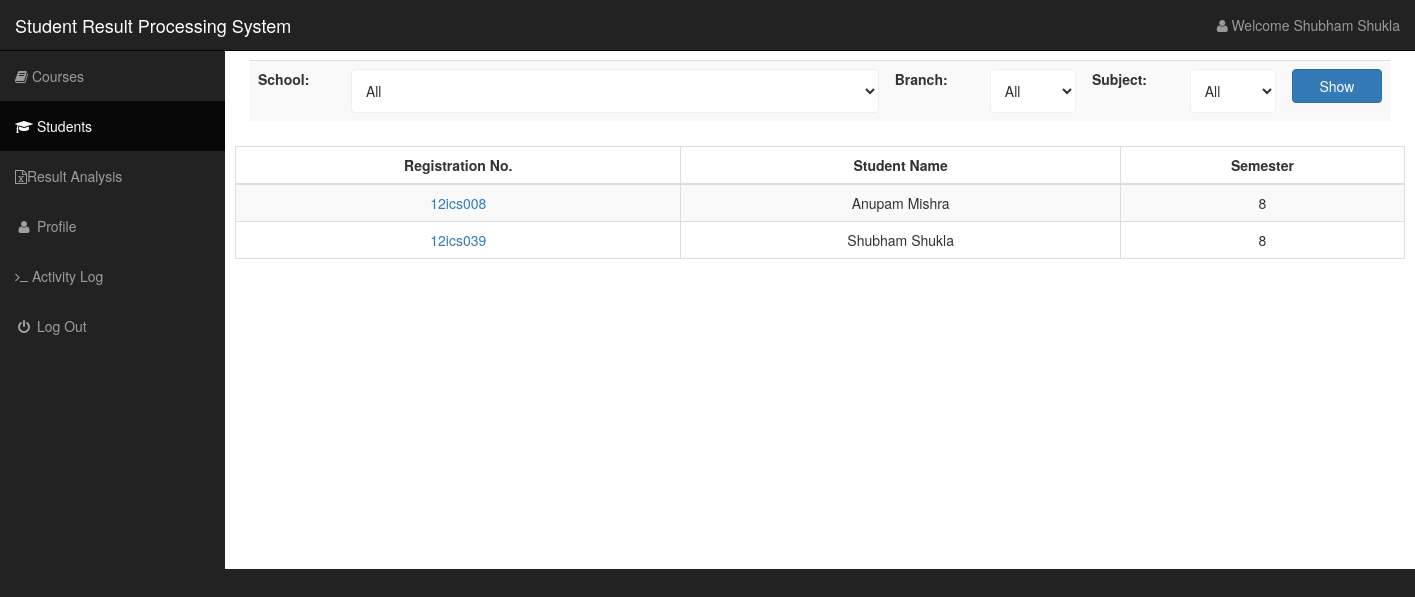
/views/student.php (signed in), run on the app's committed database.
### tables this page shows
CREATE TABLE IF NOT EXISTS `users` (
  `email` varchar(55) NOT NULL,
  `password` varchar(50) NOT NULL,
  `firstName` text NOT NULL,
  `lastName` text NOT NULL,
  `school` varchar(5) NOT NULL,
  `designation` varchar(5) NOT NULL,
  `officeNumber` varchar(12) NOT NULL,
  `gender` text NOT NULL,
  `timeReg` datetime NOT NULL DEFAULT CURRENT_TIMESTAMP,
  PRIMARY KEY (`email`)
);

CREATE TABLE IF NOT EXISTS `student` (
  `regNo` varchar(10) NOT NULL,
  `stuFirstName` text NOT NULL,
  `stuLastName` text NOT NULL,
  `college` varchar(20) NOT NULL,
  `branch` varchar(20) NOT NULL,
  `semester` int(3) NOT NULL,
  PRIMARY KEY (`regNo`)
);

### views/student.php (the view, shortened to what this page needs)
<?php
include ("../phpIncludes/connectMySQL.php");
$username = $_SESSION['username'];
$sql_query = "SELECT firstName, lastName FROM users WHERE email='$username'";
$result = $link->query($sql_query);
$rows= mysqli_fetch_array($result);
$fname = $rows['firstName'];
$lname = $rows['lastName'];
?>
<!DOCTYPE html>
<html lang="en">
<head>
    <link href="http://localhost/studentMarks/sideBar/css/bootstrap.min.css" rel="stylesheet">
    <link href="http://localhost/studentMarks/sideBar/css/sb-admin.css" rel="stylesheet">
    <link href="http://localhost/studentMarks/sideBar/css/plugins/morris.css" rel="stylesheet">
    <link href="http://localhost/studentMarks/sideBar/font-awesome/css/font-awesome.min.css" rel="stylesheet" type="text/css">
</head>
<body>
    <div id="wrapper">
        <nav class="navbar navbar-inverse navbar-fixed-top" role="navigation">
            <div class="navbar-header">
                <a class="navbar-brand" href="http://localhost/studentMarks/views/landingPageMain.php">Student Result Processing System</a>
            </div>
            <ul class="nav navbar-right top-nav">
                <li class="dropdown">
                    <a href="#" class="dropdown-toggle" data-toggle="dropdown"><i class="fa fa-user"></i> Welcome <?php echo $fname." ".$lname;?> </a>
                </li>
            </ul>
            <div class="collapse navbar-collapse navbar-ex1-collapse">
                <ul class="nav navbar-nav side-nav">
                    <li>
                        <a href="http://localhost/studentMarks/views/landingPageMain.php" ><i class="fa fa-book"></i>
 Courses</a>
                    </li>
                    <li class="active">
                        <a href="http://localhost/studentMarks/views/student.php"><i class="fa fa-graduation-cap"></i> Students</a>
                    </li>
                    <li>
                        <a href="http://localhost/studentMarks/views/exams.php"><i class="fa fa-file-excel-o"></i>Result Analysis</a>
                    </li>
                                  <li>
                            <a href="http://localhost/studentMarks/views/profile.php"><i class="fa fa-fw fa-user"></i> Profile</a>
                        </li>
                        <li>
                        <a href="http://localhost/studentMarks/views/activity.php"><i class="fa fa-terminal"></i> Activity Log</a>
                    </li>
                                                <li>
                            <a href="http://localhost/studentMarks/views/logout.php"><i class="fa fa-fw fa-power-off"></i> Log Out</a></li>
                </ul>
            </div>
        </nav>
        <div id="page-wrapper">
            <div id="container-fluid">
            <div class="container">
  <div class="row">
    <div class="col-xs-12">
      <div class="table-responsive">
        <table class="table table-bordred table-striped">
          <tbody>
            <tr>
			<form action="" method="get" >
              <td><label>School:
                    </label></td>
              <td><select  name="school" class = "demoInputBox" onChange="getState(this.value);">
						<option value="">All</option>
                     </select></td>
                    <td><label>Branch:</label></td>
              <td><select name="branch" class="demoInputBox">
                <option value="">All</option>
                </select></td>
                <td><label>Subject:</label></td>
              <td><select name="subject" class="demoInputBox">
                <option value="">All</option>
                </select></td>
                <td><div class= "control-group">
                <button type="submit" class="btn btn-primary btn-large btn-block">Show</button>
                </div></td>
			</form>
            </tr>
          </tbody>
        </table>
      </div>
    </div>
  </div>
</div>
    <table class="table table-bordered table-hover table-striped">
        <thead>
            <tr>
              <th>Registration No.</th>
              <th>Student Name</th>
              <th> Semester</th>
            </tr>
        </thead>
        <tbody>
        <?php
			if(isset($_GET['school']))
			 $school = $_GET['school'];
			 else $school = '';
             $sqlTable = "SELECT regNo,stuFirstName,stuLastName,semester FROM student where college like '%$school%' ";
             global $link;
                $resultTable = $link -> query($sqlTable);
              if (mysqli_num_rows($resultTable) > 0) {
               while($row2 = mysqli_fetch_array($resultTable)) {
                $reg= $row2['regNo'];
                $sfname =$row2['stuFirstName'];
                $slname = $row2['stuLastName'];
				$semester = $row2['semester'];
               echo "<tr>";
         echo "<td>"."<center>".'<a href="http://localhost/studentMarks/views/studentView.php?reg=' . $reg . '">'.$reg.'</a>'."</center>"."</td>";
        echo "<td>"."<center>".$sfname." ".$slname."</center>"."</td>";
		 echo "<td>"."<center>".$semester."</center>"."</td>";
        echo "</tr>";
    }
}else {
	echo "<tr>";
    echo "<td>"."<center>"."No rows found!"."</center>"."</td>";
	echo "</tr>";
}
?>
        </tbody>
    </table>
    <br>
    <br>
    <br>
    <br>
    <br>
    <br>
    <br>
    <br>
    <br>
    <br>
    <br>
    <br>
    <br>
    <br>
            </div>
        </div>
    </div>
</body>
</html>

### sideBar/css/sb-admin.css (style rules this page uses)
body { margin-top: 100px; background-color: #222; }
@media (min-width:768px) { body { margin-top: 50px; } }
#wrapper { padding-left: 0; }
#page-wrapper { width: 100%; padding: 0; background-color: #fff; }
@media (min-width:768px) { #wrapper { padding-left: 225px; } }
@media (min-width:768px) { #page-wrapper { padding: 10px; } }
.top-nav { padding: 0 15px; }
.top-nav>li { display: inline-block; float: left; }
.top-nav>li>a { padding-top: 15px; padding-bottom: 15px; line-height: 20px; color: #999; }
@media (min-width:768px) { .side-nav { position: fixed; top: 51px; left: 225px; width: 225px; margin-left: -225px; border: none; border-radius: 0; overflow-y: auto; background-color: #222; bottom: 0; overflow-x: hidden; padding-bottom: 40px; } }
@media (min-width:768px) { .side-nav>li>a { width: 225px; } }

### views/student.php (style rules this page uses)
.demoInputBox { padding: 10px;border: #F0F0F0 1px solid;border-radius: 4px;background-color: #FFF;width: 100%; }
.row { padding-bottom:5px; }
th { text-align: center; }
td { padding:5px; }

### data on the page
users: firstName "Shubham", lastName "Shukla"
student: regNo "12ics008", stuFirstName "Anupam", stuLastName "Mishra", semester "8"
student: regNo "12ics039", stuFirstName "Shubham", stuLastName "Shukla", semester "8"
